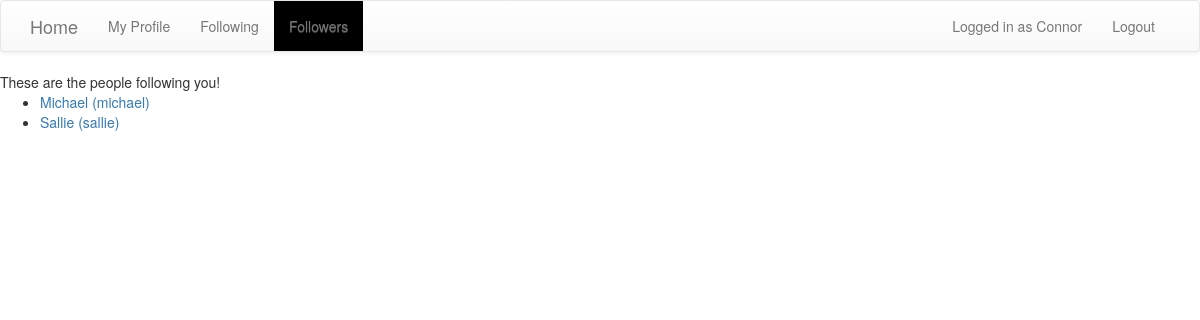
Page /application/followers.php (signed in) on the committed database.
### tables this page shows
CREATE TABLE Users (
	id INT UNSIGNED NOT NULL AUTO_INCREMENT PRIMARY KEY,
	display_name text NOT NULL,
	username VARCHAR(32) NOT NULL UNIQUE,
	password VARCHAR(128) NOT NULL,
	role ENUM('user', 'administrator') NOT NULL
);

### application/followers.php (the view, shortened to what this page needs)
<?php
require_once '../database/db_info.php';
$conn = new mysqli($hn, $un, $pw, $db);
$id = $_SESSION['id'];
?>
<!DOCTYPE html>
<html lang="en">
<head>
    <?php require_once 'includes.php' ?>
</head>
<body>
    <?php require_once 'navBar.php' ?>
    <?php
    $query = "SELECT Users.display_name, Users.username, Users.id FROM Follows, Users WHERE Follows.followeeID = '$id' AND Users.id = Follows.followerID";
    $result = $conn->query($query);
    $rows = $result->num_rows;
    if ($rows) {
        echo 'These are the people following you!';
        echo '<ul>';
        for ($i = 0; $i < $rows; ++$i) {
			$result->data_seek($i);
			$display_name = $result->fetch_assoc()['display_name'];
			$result->data_seek($i);
			$username = $result->fetch_assoc()['username'];
                        $result->data_seek($i);
			$followerID = $result->fetch_assoc()['id'];
            echo '<li><a href=\'profile.php?profID='.$followerID.'\'>'.$display_name.' ('.$username.')'.'</a>';
            $query = "SELECT EXISTS(SELECT 1 FROM Follows WHERE followerID='$id' AND followeeID='$followerID')";
            $result2 = $conn->query($query);
            if (!$result2) {
                die($conn->error);
            } else {
                $row = $result2->fetch_array(MYSQLI_NUM);
                if (!$row[0]) {
                    echo "<form method=\"post\"><input type='hidden' name='tofollowID' value='$followerID'/>";
                    echo "<input type='submit' value='Follow Back'/></form></li>";
                }
                else{
                    echo"</li>";
                }
            }
        }
        echo '</ul>';
    }
    else {
        echo "no one likes you.";
    }
    ?>
</body>
</html>

### rows in the picture
users: display_name "Michael", username "michael"
users: display_name "Sallie", username "sallie"

### other values in the picture
$menu['home']['text'] "Home"
$val['text'] "My Profile"
$val['text'] "Following"
$val['text'] "Followers"
$_SESSION['displayName'] "Connor"
